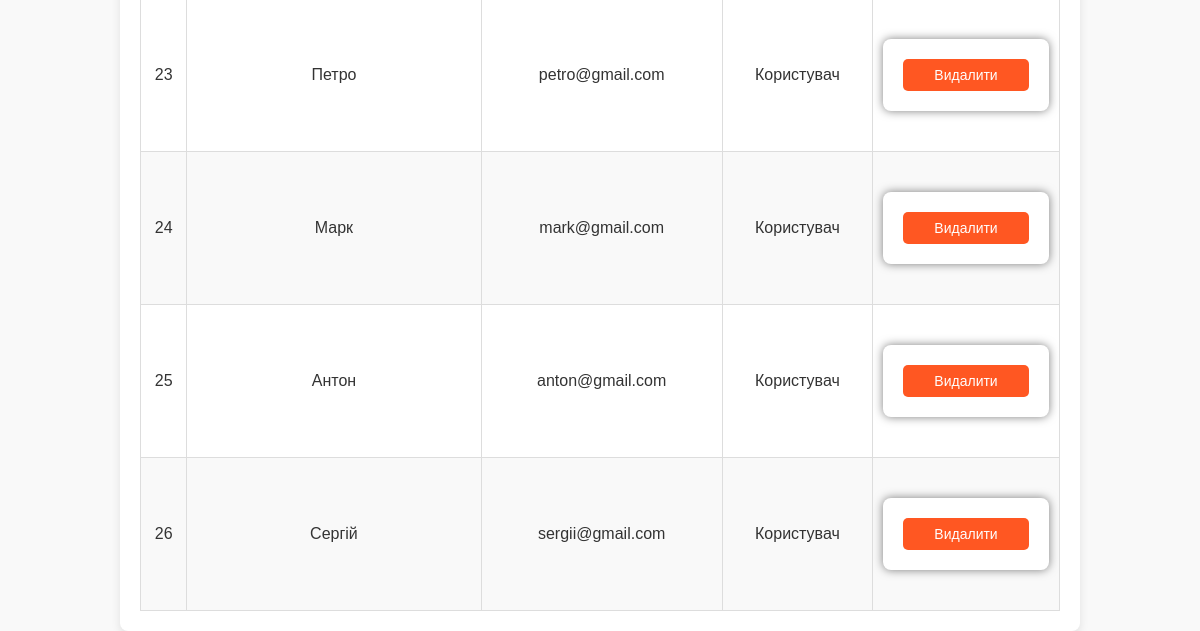
/admin (lower part), run on an earlier commit of the app's database.
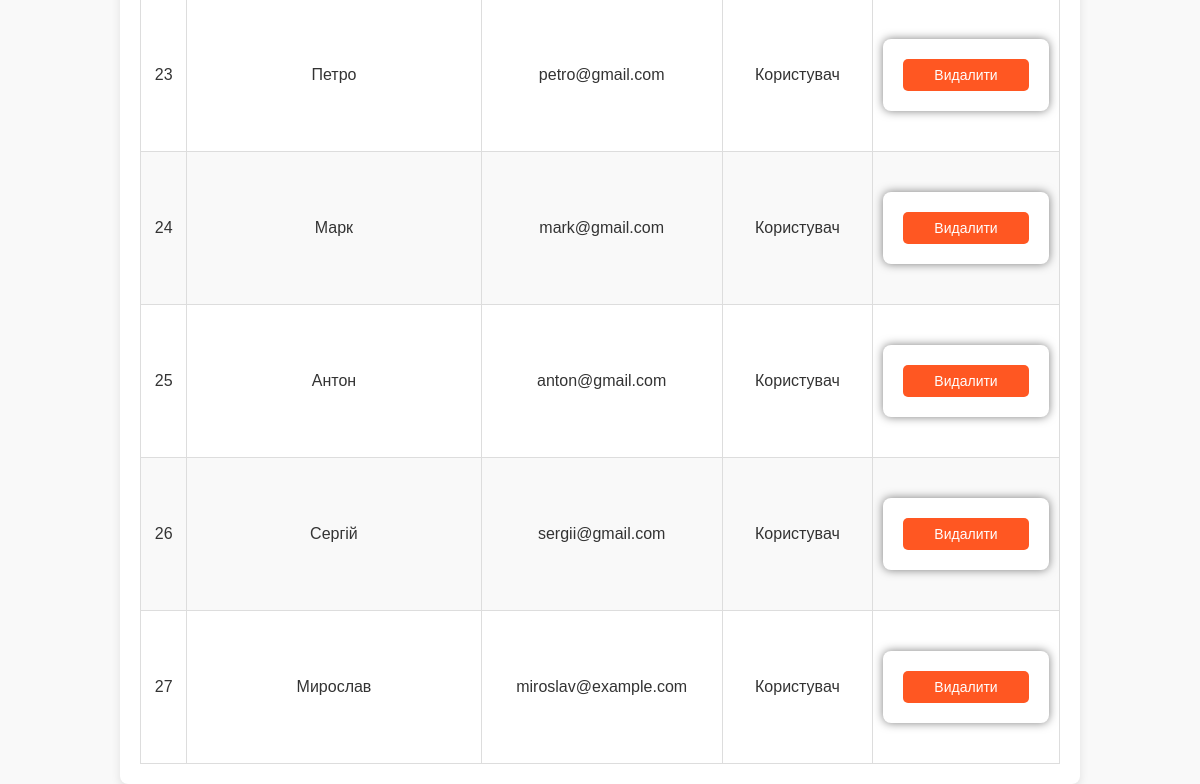
And on a later commit of the database.
### app.py (models this page shows, shortened)
class User(db.Model):
    id = db.Column(db.Integer, primary_key=True)
    name = db.Column(db.String(100), nullable=False)
    email = db.Column(db.String(120), unique=True, nullable=False)
    password = db.Column(db.String(200), nullable=False)
    is_admin = db.Column(db.Boolean, default=False)

### app.py (the view)
@app.route('/admin')
def admin():
    bookings = Booking.query.all()
    users = User.query.all()
    return render_template('admin.html', bookings=bookings, users=users)

### app.py (called while the page is built)
@app.after_request
def add_csp_headers(response):
    response.headers['Content-Security-Policy'] = (
        "default-src 'self'; "
        "script-src 'self' 'unsafe-inline'; "
        "style-src 'self' 'unsafe-inline'; "
        "connect-src 'self' http://127.0.0.1:5000;"
    )
    return response

### templates/admin.html (shortened to what this page needs)
<!DOCTYPE html>
<html lang="uk">
<head>
    <link rel="stylesheet" href="{{ url_for('static', filename='css/styles.css') }}">
</head>
<body>
   <div class="admin-container">
       <table>
       <tbody>
           {% for user in users %}
           <tr>
               <td>{{ user.id }}</td>
               <td>{{ user.name }}</td>
               <td>{{ user.email }}</td>
               <td>{% if user.is_admin %} Адміністратор {% else %} Користувач {% endif %}</td>
               <td>
                   {% if not user.is_admin %}
                   <form action="{{ url_for('delete_user', user_id=user.id) }}" method="POST">
                       <button type="submit" class="delete-btn">Видалити</button>
                   </form>
                   {% endif %}
               </td>
           </tr>
           {% endfor %}
       </tbody>
   </table>
   </div>
  </body>
</html>

### static/css/styles.css (style rules this page uses)
* { box-sizing: border-box; }
body { margin: 0; font-family: Arial, sans-serif; background-color: var(--background-color); color: var(--text-color); transition: background-color 0.3s ease, color 0.3s ease; }
:root { --primary-color: #ff6600; --secondary-color: #f4f4f4; --text-color: #333; --background-color: #f9f9f9; --danger-color: #e53935; --success-color: #4CAF50; }
form { max-width: 500px; margin: 30px auto; background: #fff; padding: 20px; border-radius: 8px; box-shadow: 0 0 10px rgba(0, 0, 0, 0.5); }
form button { background-color: var(--primary-color); color: white; font-size: 18px; padding: 12px 20px; border: none; border-radius: 5px; cursor: pointer; display: block; width: 100%; }
table { width: 100%; border-collapse: collapse; margin-top: 20px; font-size: 16px; text-align: left; }
tr:nth-child(even) { background-color: #f9f9f9; }
.admin-container { width: 80%; margin: 0 auto; padding: 20px; background: #fff; border-radius: 8px; box-shadow: 0px 4px 10px rgba(0, 0, 0, 0.1); text-align: center; }
table { width: 100%; border-collapse: collapse; font-size: 16px; text-align: center; margin-top: 20px; }
.delete-btn { background-color: #e53935; color: white; padding: 8px 12px; border: none; border-radius: 5px; cursor: pointer; font-size: 14px; }
.delete-btn { display: inline-block; background-color: #ff5722; color: white; border: none; padding: 8px 16px; font-size: 14px; cursor: pointer; border-radius: 5px; text-align: center; transition: background-color 0.3s; }

What changed in the data, as far as the page shows it:
added User: id "27", name "Мирослав", email "miroslav@example.com", is_admin "Користувач"
